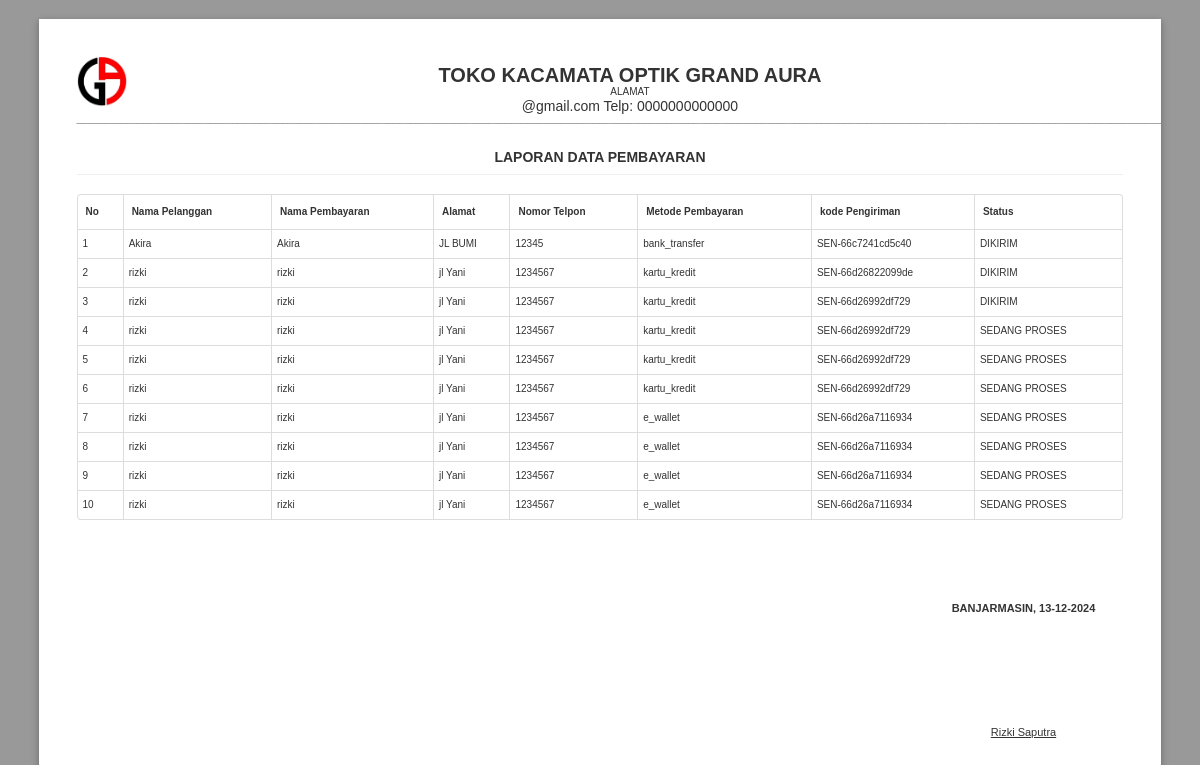
The app's page /laporan-pembayaran.php with its own data.
### tables this page shows
CREATE TABLE `bayar` (
  `id` int(11) NOT NULL,
  `user_id` int(11) NOT NULL,
  `nama_lengkap` varchar(100) NOT NULL,
  `alamat` text NOT NULL,
  `telepon` varchar(20) NOT NULL,
  `metode_pembayaran` varchar(50) NOT NULL,
  `no_e_wallet` varchar(50) DEFAULT NULL,
  `no_rekening` varchar(50) DEFAULT NULL,
  `no_kartu_kredit` varchar(50) DEFAULT NULL,
  `nama_pemegang_kartu` varchar(100) DEFAULT NULL,
  `tanggal_kadaluarsa` varchar(10) DEFAULT NULL,
  `kode_cvc` varchar(10) DEFAULT NULL,
  `bukti_transfer` varchar(255) DEFAULT NULL,
  `tracking_number` varchar(100) NOT NULL,
  `status` varchar(100) NOT NULL DEFAULT 'SEDANG PROSES',
  `id_cart` int(11) NOT NULL
);

CREATE TABLE `pelanggan` (
  `id` int(11) NOT NULL,
  `kode` varchar(50) DEFAULT NULL,
  `nama` varchar(150) DEFAULT NULL,
  `umur` varchar(100) NOT NULL,
  `alamat` text DEFAULT NULL,
  `hp` varchar(18) DEFAULT NULL,
  `username` varchar(50) DEFAULT NULL,
  `password` varchar(255) DEFAULT NULL,
  `verifikasi` enum('sudah_verifikasi','waiting','data_tidak_valid') DEFAULT NULL,
  `email` varchar(100) DEFAULT NULL,
  `tgl_daftar` date DEFAULT NULL,
  `kelamin` enum('Pria','Wanita') NOT NULL
);

CREATE TABLE `pengaturan` (
  `id` int(11) NOT NULL,
  `ttd` varchar(150) DEFAULT NULL
);

### laporan-pembayaran.php (the view, shortened to what this page needs)
<!DOCTYPE html>
<html lang="en">
<head>
  <link rel="stylesheet" href="assets/dist/css/normalize.min.css">
  <link rel="stylesheet" href="assets/dist/css/paper.css">
  <link rel="stylesheet" href="assets/dist/css/bs.css">
</head>
<body class="A4 landscape">
  <?php
  include('koneksi.php');
  ?>
  <section class="sheet padding-10mm" style="height: auto; font-size: 10px;">
    <img src="assets/img/logo.jpg" style="width: 50px; float: left; margin-right: 10px;" class="text-center">
    <h1 class="text-center" style="margin-bottom: -10px;">TOKO KACAMATA OPTIK GRAND AURA</h1>
    <p class="text-center" style="margin-bottom: 0px;">ALAMAT</p>
    <h3 class="text-center" style="margin-bottom: -10px;">@gmail.com Telp: 0000000000000</h3>
    <p><b>____________________________________________________________________________________________________________________________________________________________________________________________________</b></p>
    <h4 class="text-center">LAPORAN DATA PEMBAYARAN</h4>
    <hr>
    <table class="table table-bordered" id="example2">
      <thead>
        <tr>
          <th>No</th>
          <th>Nama Pelanggan</th>
          <th>Nama Pembayaran</th>
          <th>Alamat</th>
          <th>Nomor Telpon</th>
          <th>Metode Pembayaran</th>
          <th>kode Pengiriman</th>
          <th>Status</th>
        </tr>
      </thead>
      <tbody>
        <?php
        $query = "
          SELECT bayar.*, pelanggan.nama AS nama
          FROM bayar
          JOIN pelanggan ON bayar.user_id = pelanggan.id
        ";
        $datas = mysqli_query($koneksi, $query) or die(mysqli_error($koneksi));
        $no = 1;
        while ($row = mysqli_fetch_assoc($datas)) {
        ?>
          <tr>
            <td><?= $no; ?></td>
            <td><?= $row['nama']; ?></td>
            <td><?= $row['nama_lengkap']; ?></td>
            <td><?= $row['alamat']; ?></td>
            <td><?= $row['telepon']; ?></td>
            <td><?= $row['metode_pembayaran']; ?></td>
            <td><?= $row['tracking_number']; ?></td>
            <td><?= $row['status']; ?></td>
          </tr>
        <?php $no++;
        } ?>
      </tbody>
    </table>
    <table style="width: 200px; font-size: 11px; float: right; margin-top: 60px;">
      <tr>
        <th colspan="2">BANJARMASIN, <?= date('d-m-Y'); ?></th>
      </tr>
      <tr style="height: 100px;">
        <td style="width: 50%"></td>
      </tr>
      <tr>
        <td>
          <span style="text-decoration: underline;">
            <?php
            $data_ttd = mysqli_query($koneksi, "SELECT * FROM pengaturan WHERE id = '1'");
            $row_ttd = mysqli_fetch_assoc($data_ttd);
            ?>
            <?= $row_ttd['ttd']; ?>
          </span>
          <br>
        </td>
      </tr>
    </table>
  </section>
</body>
</html>

### laporan-pembayaran.php (style rules this page uses)
body { background-color: #999; }
* { font-family: "Arial"; }
.text-center { text-align: center; }
h1 { font-size: 20px; }
h3 { font-size: 14px; font-weight: normal; margin-top: -8px; }
h4 { margin-top: 20px; text-transform: uppercase; margin-bottom: -10px; }
td { padding: 5px !important; text-align: center; vertical-align: middle !important; }

### records on screen
bayar: user.nama "Akira", nama_lengkap "Akira", alamat "JL BUMI", telepon "12345", metode_pembayaran "bank_transfer", tracking_number "SEN-66c7241cd5c40", status "DIKIRIM"
bayar: user.nama "rizki", nama_lengkap "rizki", alamat "jl Yani", telepon "1234567", metode_pembayaran "kartu_kredit", tracking_number "SEN-66d26822099de", status "DIKIRIM"
bayar: user.nama "rizki", nama_lengkap "rizki", alamat "jl Yani", telepon "1234567", metode_pembayaran "kartu_kredit", tracking_number "SEN-66d26992df729", status "DIKIRIM"
bayar: user.nama "rizki", nama_lengkap "rizki", alamat "jl Yani", telepon "1234567", metode_pembayaran "kartu_kredit", tracking_number "SEN-66d26992df729", status "SEDANG PROSES"
bayar: user.nama "rizki", nama_lengkap "rizki", alamat "jl Yani", telepon "1234567", metode_pembayaran "kartu_kredit", tracking_number "SEN-66d26992df729", status "SEDANG PROSES"
bayar: user.nama "rizki", nama_lengkap "rizki", alamat "jl Yani", telepon "1234567", metode_pembayaran "kartu_kredit", tracking_number "SEN-66d26992df729", status "SEDANG PROSES"
bayar: user.nama "rizki", nama_lengkap "rizki", alamat "jl Yani", telepon "1234567", metode_pembayaran "e_wallet", tracking_number "SEN-66d26a7116934", status "SEDANG PROSES"
bayar: user.nama "rizki", nama_lengkap "rizki", alamat "jl Yani", telepon "1234567", metode_pembayaran "e_wallet", tracking_number "SEN-66d26a7116934", status "SEDANG PROSES"
bayar: user.nama "rizki", nama_lengkap "rizki", alamat "jl Yani", telepon "1234567", metode_pembayaran "e_wallet", tracking_number "SEN-66d26a7116934", status "SEDANG PROSES"
bayar: user.nama "rizki", nama_lengkap "rizki", alamat "jl Yani", telepon "1234567", metode_pembayaran "e_wallet", tracking_number "SEN-66d26a7116934", status "SEDANG PROSES"
pengaturan: ttd "Rizki Saputra"
